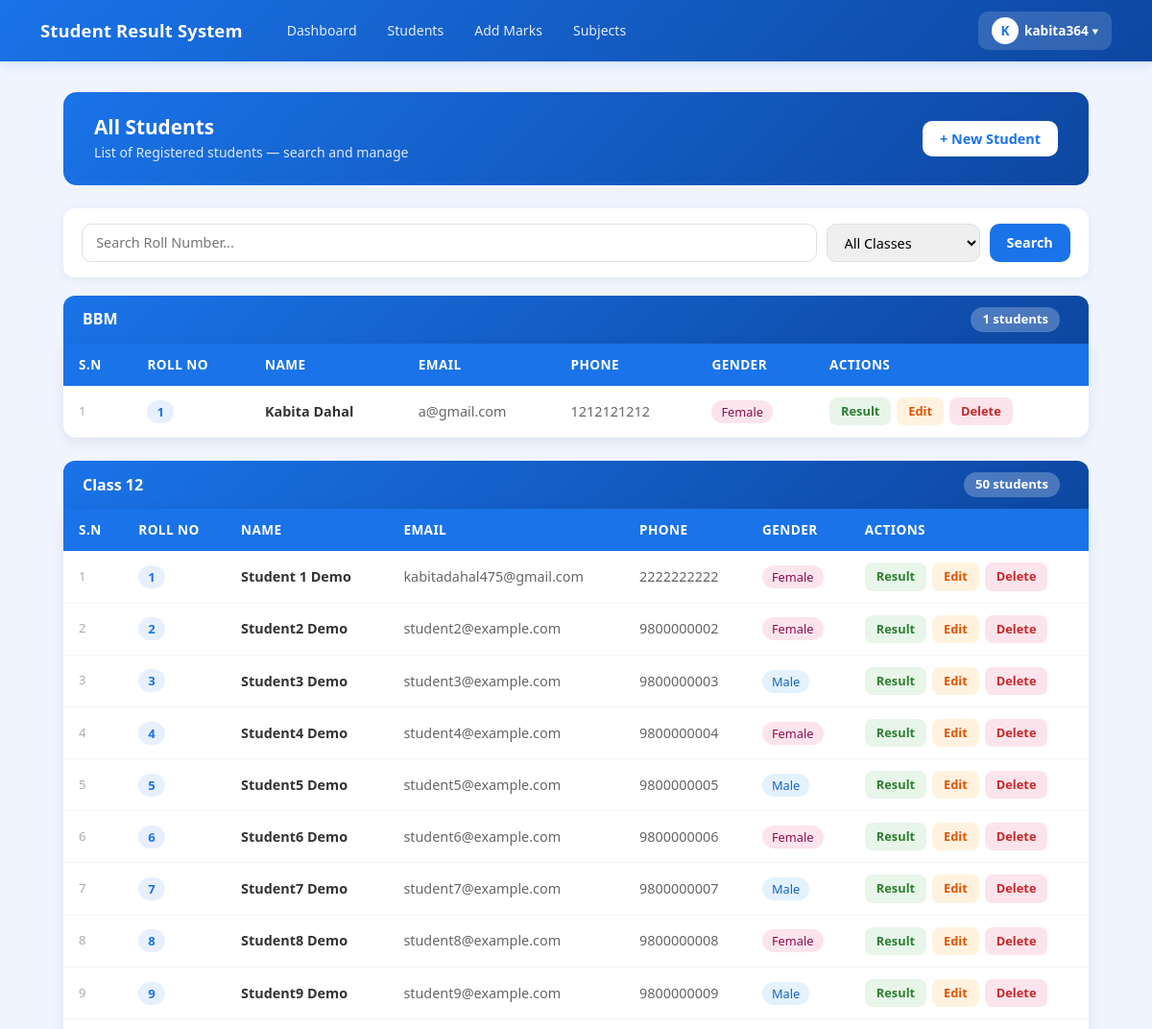
Before: /students/ (signed in, upper part) with the older database file.
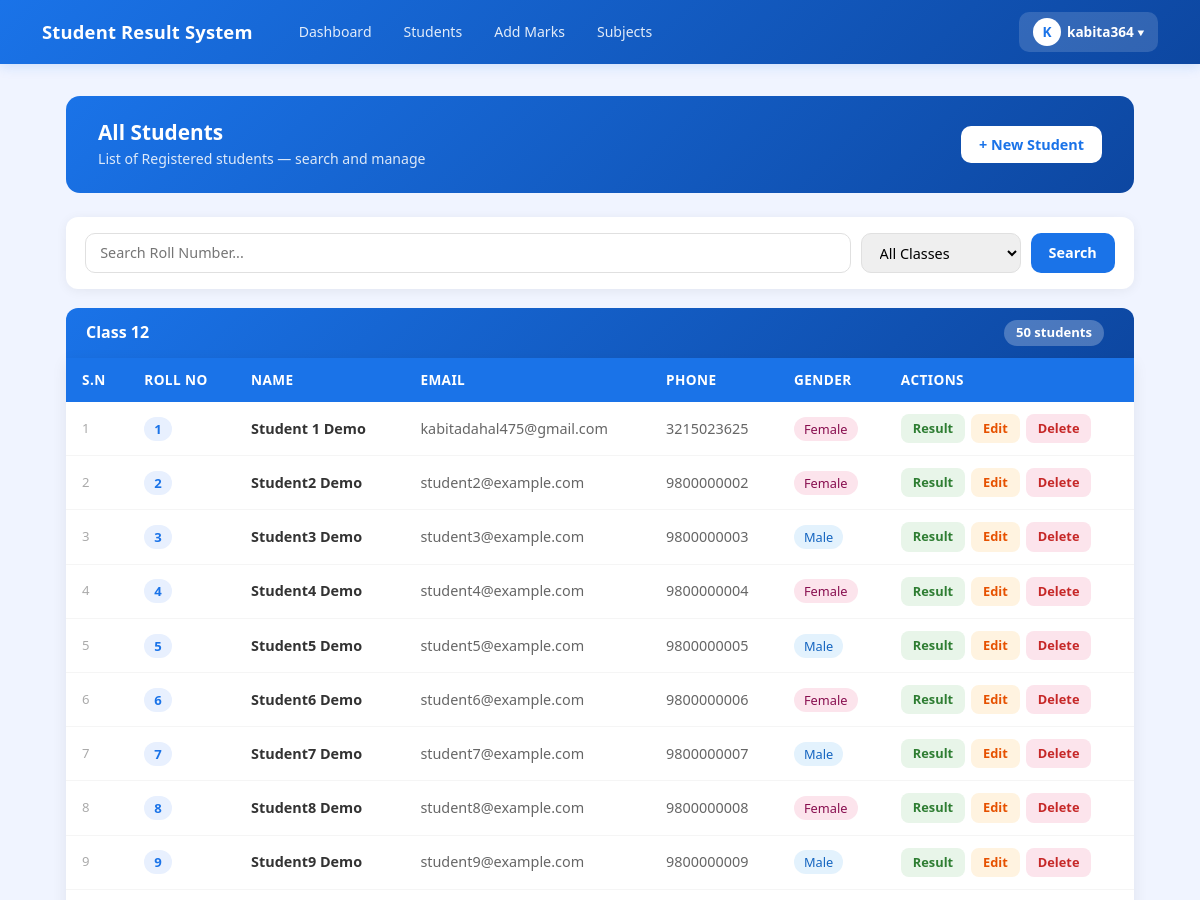
After: the same page with the newer database file.
### result/models.py (models this page shows, shortened)
class Class(models.Model):
    name = models.CharField(max_length=20)
    section = models.CharField(max_length=10, blank=True)
    def __str__(self):
        if self.section:
            return f"{self.name} - Section {self.section}"
        return self.name
    class Meta:
        verbose_name_plural = "Classes"
        ordering = ['name', 'section']

class Student(models.Model):
    GENDER_CHOICES = [
        ('Male', 'Male'),
        ('Female', 'Female'),
        ('Other', 'Other'),
    ]
    student_id = models.CharField(
        max_length=20,
        unique=True,
        default=generate_student_id,
        editable=False
    )
    roll_number = models.PositiveIntegerField()
    first_name = models.CharField(max_length=50)
    last_name = models.CharField(max_length=50)
    email = models.EmailField(unique=True)
    phone = models.CharField(max_length=15, validators=[MinLengthValidator(10)])
    gender = models.CharField(max_length=10, choices=GENDER_CHOICES)
    date_of_birth = models.DateField(null=True)
    address = models.TextField()
    parent_name = models.CharField(max_length=100, blank=True)
    parent_phone = models.CharField(max_length=15, validators=[MinLengthValidator(10)])
    parent_email = models.EmailField(blank=True)
    class_name = models.ForeignKey(
        'Class',
        on_delete=models.CASCADE,
        related_name='students'
    )
    user = models.OneToOneField(CustomUser, on_delete=models.CASCADE, null=True, blank=True, related_name='student_profile')
    must_change_password = models.BooleanField(default=True)
    class Meta:
        unique_together = ['roll_number', 'class_name']
        ordering = ['class_name', 'roll_number']

### result/views.py (the view)
# urls.py: path('students/', views.student_list, name='student_list'),
@login_required(login_url='result:admin_login')
def student_list(request):
    query = request.GET.get('roll', '')
    selected_class = request.GET.get('class_id', '')
    classes = Class.objects.all()
    if query or selected_class:
        students = Student.objects.all()
        if query:
            students = students.filter(roll_number__icontains=query)
        if selected_class:
            students = students.filter(class_name_id=selected_class)
        grouped = None
    else:
        students = None
        grouped = []
        for cls in classes:
            cls_students = Student.objects.filter(class_name=cls)
            if cls_students.exists():
                grouped.append({
                    'class': cls,
                    'students': cls_students
                })
    return render(request, 'result/student_list.html', {
        'students': students,
        'grouped': grouped,
        'query': query,
        'classes': classes,
        'selected_class': selected_class,
    })

### result/templates/result/student_list.html (shortened to what the changed rows need)
{% extends 'result/base.html' %}
{% block content %}
{% if students is not None %}
<div class="stat-row">
    <div class="stat-pill">
        <span style="color:#1a73e8;">Total:</span>
        <span>{{ students.count }} students</span>
    </div>
</div>
<div class="table-card-standalone">
    <table class="table">
        <thead>
            <tr>
                <th>S.N</th>
                <th>Roll No</th>
                <th>Name</th>
                <th>Email</th>
                <th>Phone</th>
                <th>Gender</th>
                <th>Class</th>
                <th>Actions</th>
            </tr>
        </thead>
        <tbody>
            {% for student in students %}
            <tr>
                <td style="color:#aaa; font-size:0.82rem;">{{ forloop.counter }}</td>
                <td><span class="roll-badge">{{ student.roll_number }}</span></td>
                <td><strong>{{ student.first_name }} {{ student.last_name }}</strong></td>
                <td style="color:#666;">{{ student.email }}</td>
                <td style="color:#666;">{{ student.phone }}</td>
                <td>
                    <span class="gender-badge
                        {% if student.gender == 'Male' %}gender-male
                        {% elif student.gender == 'Female' %}gender-female
                        {% else %}gender-other{% endif %}">
                        {{ student.gender }}
                    </span>
                </td>
                <td style="color:#666;">{{ student.class_name }}</td>
                <td>
                    <div class="action-btns">
                        <a href="{% url 'result:student_result' student.pk %}" class="btn-result">Result</a>
                        <a href="{% url 'result:edit_student' student.pk %}" class="btn-edit">Edit</a>
                        <a href="{% url 'result:delete_student' student.pk %}" class="btn-delete">Delete</a>
                    </div>
                </td>
            </tr>
            {% empty %}
            <tr>
                <td colspan="8">
                    <div class="empty-state">
                        <div class="icon"> </div>
                        <p>No student found!</p>
                        <a href="{% url 'result:student_list' %}" class="btn-search"
                            style="text-decoration:none; padding:8px 20px; border-radius:10px;">
                            See all students
                        </a>
                    </div>
                </td>
            </tr>
            {% endfor %}
        </tbody>
    </table>
</div>
{% else %}
{% if grouped %}
{% for group in grouped %}
<div class="class-group">
    <div class="class-header" onclick="toggleClass('class_{{ forloop.counter }}')">
        <h6> {{ group.class }}</h6>
        <div style="display:flex; align-items:center; gap:10px;">
            <span class="count-badge">{{ group.students.count }} students</span>
        </div>
    </div>
    <div class="table-card" id="class_{{ forloop.counter }}">
        <table class="table">
            <thead>
                <tr>
                    <th>S.N</th>
                    <th>Roll No</th>
                    <th>Name</th>
                    <th>Email</th>
                    <th>Phone</th>
                    <th>Gender</th>
                    <th>Actions</th>
                </tr>
            </thead>
            <tbody>
                {% for student in group.students %}
                <tr>
                    <td style="color:#aaa; font-size:0.82rem;">{{ forloop.counter }}</td>
                    <td><span class="roll-badge">{{ student.roll_number }}</span></td>
                    <td><strong>{{ student.first_name }} {{ student.last_name }}</strong></td>
                    <td style="color:#666;">{{ student.email }}</td>
                    <td style="color:#666;">{{ student.phone }}</td>
                    <td>
                        <span class="gender-badge
                                {% if student.gender == 'Male' %}gender-male
                                {% elif student.gender == 'Female' %}gender-female
                                {% else %}gender-other{% endif %}">
                            {{ student.gender }}
                        </span>
                    </td>
                    <td>
                        <div class="action-btns">
                            <a href="{% url 'result:student_result' student.pk %}" class="btn-result">Result</a>
                            <a href="{% url 'result:edit_student' student.pk %}" class="btn-edit">Edit</a>
                            <a href="{% url 'result:delete_student' student.pk %}" class="btn-delete">Delete</a>
                        </div>
                    </td>
                </tr>
                {% endfor %}
            </tbody>
        </table>
    </div>
</div>
{% endfor %}
{% endif %}
{% endif %}
{% endblock %}

Changed rows visible on the page:
no longer on this page (row unchanged): Class: class "BBM", students.count "1"
removed Student: roll_number "1", first_name "Kabita", last_name "Dahal", email "a@gmail.com", phone "1212121212", gender "Female", shown under "BBM"
removed Student: roll_number "1", first_name "Student 1", last_name "Demo", email "kabitadahal475@gmail.com", phone "2222222222", gender "Female"
added Student: roll_number "1", first_name "Student 1", last_name "Demo", email "kabitadahal475@gmail.com", phone "3215023625", gender "Female"
